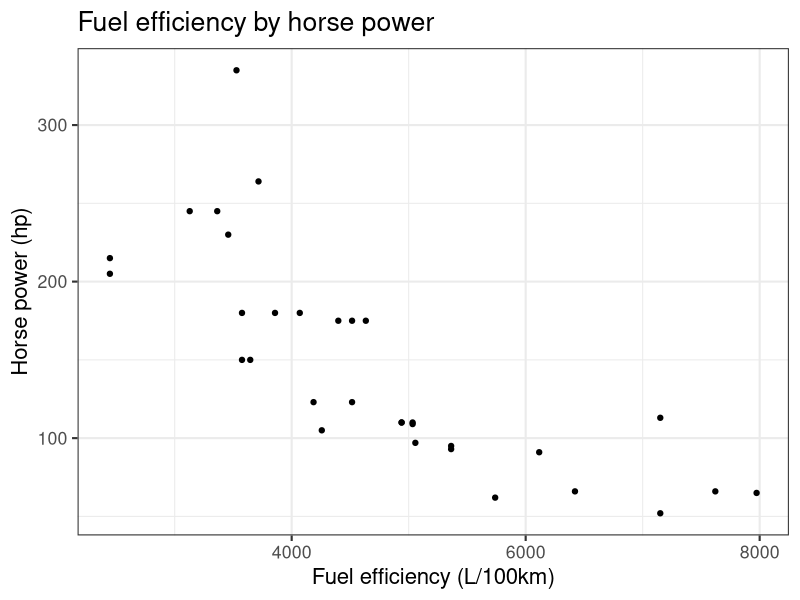
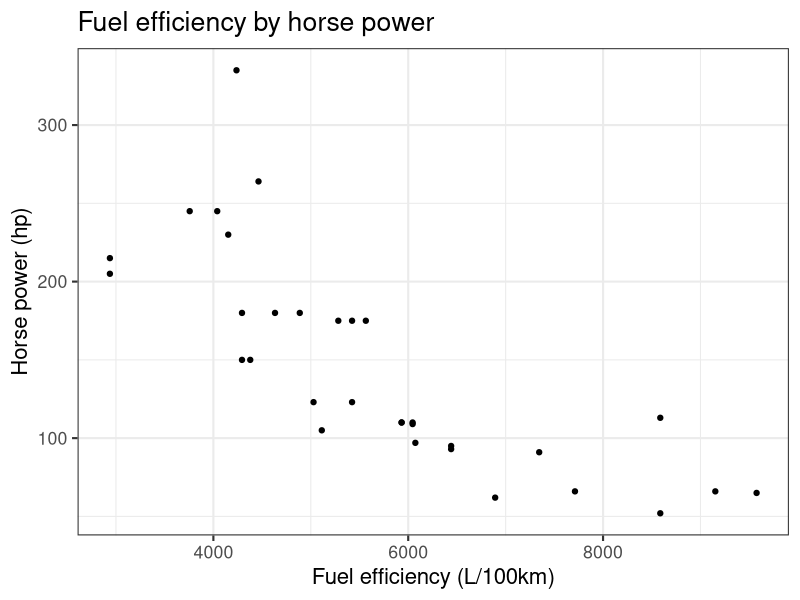

These figures' R source, in order: (Note: this script raises an error after producing the figures.)
## ---- chunk 1
library(tidyverse)
library(rlang)
library(glue)
#install.packages('docopt')
#install.packages('testthat')
library(docopt) # you will need to install this using install.packages('docopt')
library(testthat) # you will need to install this using install.packages('testthat')
## ---- chunk 2
head(mtcars)
library(tidyverse)
mtcars %>%
  mutate(lkm = mpg*235.215) %>%
  ggplot(aes (x = lkm, y = hp)) +
  geom_point() +
  theme_bw(16) +
  labs(x = "Fuel efficiency (L/100km)",
       y = "Horse power (hp)",
       title = "Fuel efficiency by horse power")
## ---- chunk 3
library(tidyr)
library(dplyr)
library(ggplot2)

fuel_conversion <- function(df, gallon_type = "USA") {
  if (gallon_type == "USA") {
    conv <-  235.215
  } else {
    conv <- 282.481
  }
  df %>%
    mutate(lkm = mpg*conv)
}

mtcars %>%
  fuel_conversion(gallon_type = "Imperial") %>%
  ggplot(aes (x = lkm, y = hp)) +
  geom_point() +
  theme_bw(16) +
  labs(x = "Fuel efficiency (L/100km)",
       y = "Horse power (hp)",
       title = "Fuel efficiency by horse power") +
  ggsave("test_plot.png", width = 8, height = 5)

## ---- chunk 4
message("This is a message.")
warning("This is a warning.\n")
stop("This is an error.")
## ---- chunk 5
attemptWithoutTry <- function(left, right){
  temp <- left + right
  "result" # returned
}
result <- attemptWithoutTry(1, "two")
cat("result is", result)
## ---- chunk 6
attemptUsingTry <- function(left, right){
  temp <- try(left + right)
  "value returned" # returned
}
result <- attemptUsingTry(1, "two")
cat("result is", result)
## ---- chunk 7
attemptUsingTryQuietly <- function(left, right){
  temp <- try(left + right, silent = TRUE)
  "result" # returned
}
result <- attemptUsingTryQuietly(1, "two")
cat("result is", result)
## ---- chunk 8
tryCatch(
  stop("our message"),
  error = function(cnd) print(glue("error object is {cnd}"))
)
## ---- chunk 9
tryCatch(
  attemptWithoutTry(1, "two"),
  error = function(cnd) print(glue("error object is {cnd}"))
)
## ---- chunk 10
test_that("Zero equals itself", {expect_equal(0, 0)})
## ---- chunk 11
test_that("Zero equals one", {expect_equal(0, 1)})
## ---- chunk 12
expect_equal(0, 1)
## ---- chunk 13
test_that("Testing two things", {
  expect_equal(0, 0)
  expect_equal(0, 1)
})
## ---- chunk 14
test_that("Using an anonymous function", function() {
  print("In our anonymous function")
  expect_equal(0, 1)
})
